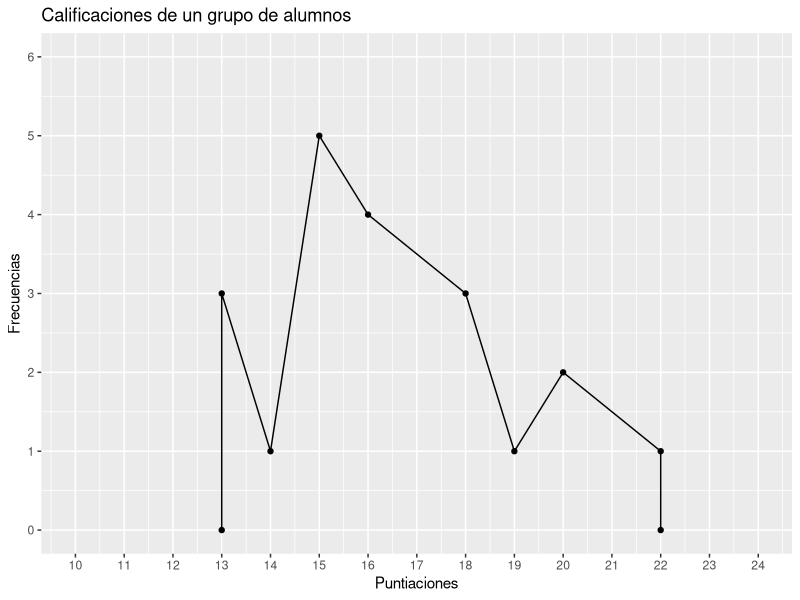
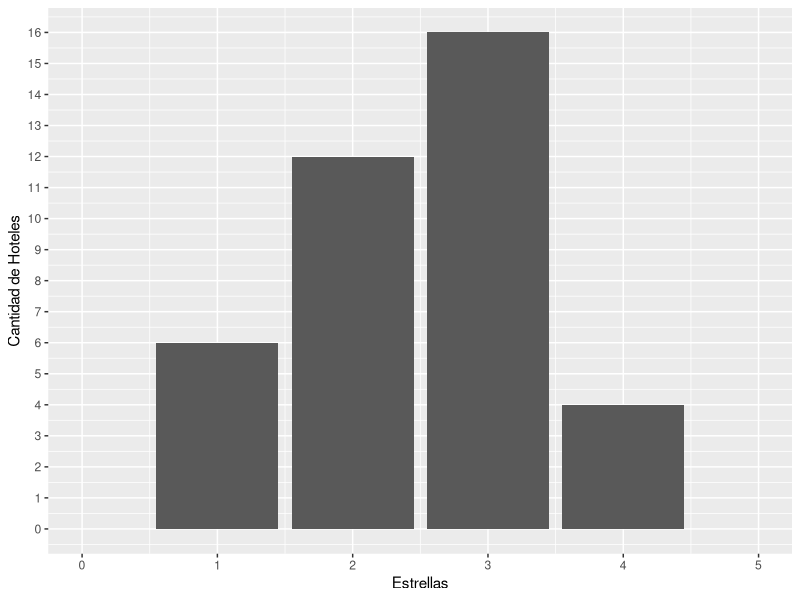
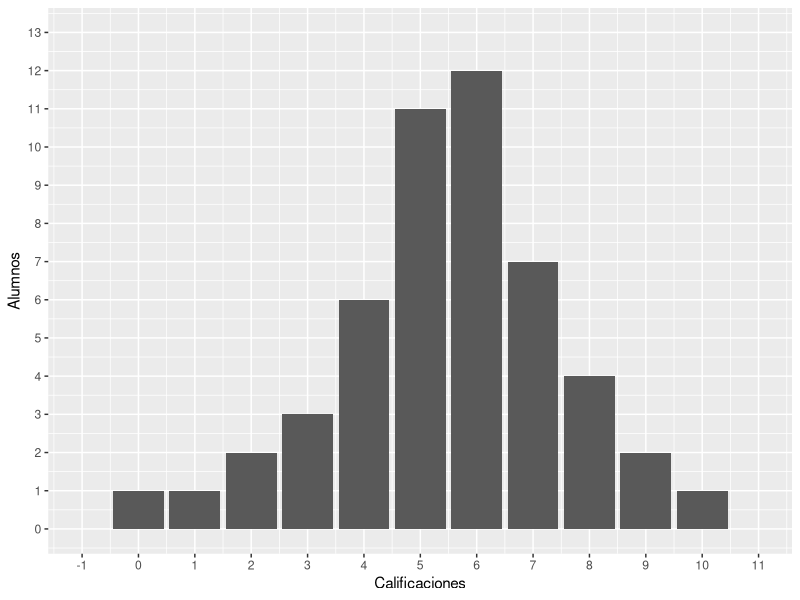
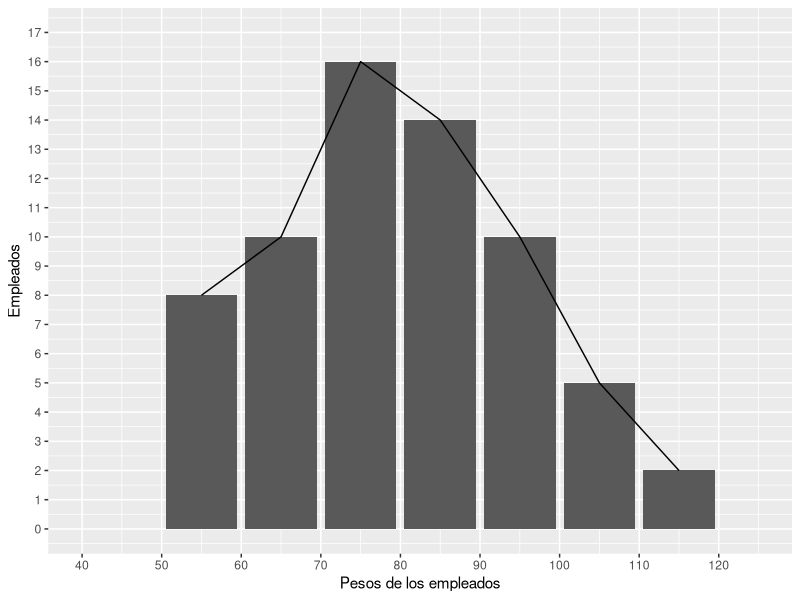
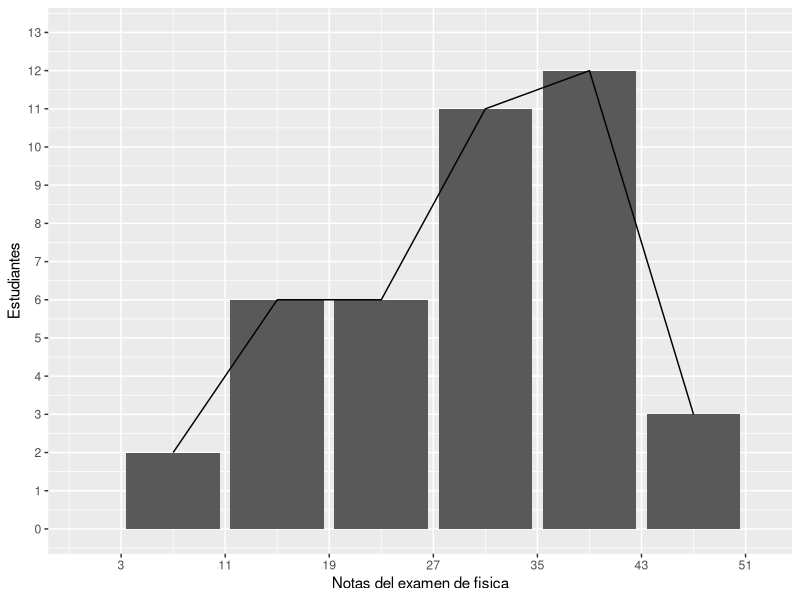

These figures' R source, in order:
# > Installo la libreria con la que voy a trabajar, se llama ggplot2
install.packages("ggplot2")

library(ggplot2)

separador = function (ejercicio) {
  cat("<------------------------- Ejercicio Nº",ejercicio," -------------------------->")
}


separador(1)
# > Defino las puntuaciomes y las frecuencias como vectores.
puntuaciones = c(13, 13, 14, 15, 16, 18, 19, 20, 22, 22)
frecuencias = c(0, 3, 1, 5, 4, 3, 1, 2, 1, 0)

# > Aca creo un marco de datos/data frame que relaciona las puntuaciones con las frecuencias.
# > Cada fila en el marco de datos representa una puntuacion y su frecuencia.
puntuacionesDataFrame = data.frame(puntuaciones = puntuaciones, frecuencias = frecuencias)

# > Esto crea un objeto de grafico base con los datos del data frame "puntuacionesDataFrame".
# > Ademas establece como se mapearan las variables puntuaciones y frecuencias en los ejes x e y respectivamente.
ggplot(puntuacionesDataFrame, aes(x = puntuaciones, y = frecuencias)) +

# > Con la base creada, esta linea lo que hace es agregar puntos al grafico
  geom_point(na.rm = FALSE, stat = "identity") +
# > Esta linea agrega una linea al grafico, tanto esta como la anterior tienen el parametro na.rm = FALSE
#   esto para que no borre los valores "NA".
  geom_line(na.rm = FALSE, stat = "identity") +
# > Esto solo agrega etiquetas.
  xlab("Puntiaciones") +
  ylab("Frecuencias") + 
# > Le doy un titulo al grafico.
  ggtitle("Calificaciones de un grupo de alumnos") +
# > Aca ajusto los limites y marcas del eje X e Y. 
  scale_x_continuous(limits = c(10, 24), breaks = seq(10, 24, by = 1)) +
# > Con limits() establezco los limites del grafico .
# > Con break = seq(0, 6, by = 1) le estoy diciendo que las marcas vayan de 1 en 1 del 0 al 6.
  scale_y_continuous(limits = c(0, 6), breaks = seq(0, 6, by = 1))

separador(2)
# > Defino las puntuaciomes y las frecuencias como vectores.
numeroEstrellas = c(1, 2, 3, 4)
frecuencias2 = c(6, 12, 16, 4)

# > Creo un marco de datos que relaciona las puntuaciones con las frecuencias.
estrellasDataFrame = data.frame(numeroEstrellas = numeroEstrellas, frecuencias2 = frecuencias2)

# > Creo la base del grafico
ggplot(estrellasDataFrame, aes(x = numeroEstrellas, y = frecuencias2)) +
# > Con geom_bar() le agrego barras a la base
# > Con el parametro stat = "identity" para representar directamente las alturas de las barras 
#   segun los valores proporcionados en los datos
  geom_bar(stat = "identity") +
  xlab("Estrellas") +
  ylab("Cantidad de Hoteles") + 
  
# > De nuevo ajusto los limites y las marcas de los ejes
  scale_x_continuous(limits = c(0, 5), breaks = seq(0, 5, y = 1)) +
  scale_y_continuous(limits = c(0, 16), breaks = seq(0, 16, by = 1))

separador(3)
calificaciones = c(0, 1, 2, 3, 4, 5, 6, 7, 8, 9, 10)
frecuencias3 = c(1, 1, 2, 3, 6, 11, 12, 7, 4, 2, 1)

notasDataFrame = data.frame(calificaciones = calificaciones, frecuencias3 = frecuencias3)

ggplot(notasDataFrame, aes(x = calificaciones, y = frecuencias3)) +
  geom_bar(na.rm = FALSE, stat = "identity") +
  xlab("Calificaciones") +
  ylab("Alumnos") + 
  scale_x_continuous(limits = c(-1, 11), breaks = seq(-1, 11, by = 1)) +
  scale_y_continuous(limits = c(0, 13), breaks = seq(0, 13, by = 1))
 

separador(4)
# > Aca ingreso los limites superiores y inferiores a mano, es la forma mas sencilla que encontre de hacer esto
limites_inferiores4 = c(50, 60, 70, 80, 90, 100, 110)
limites_superiores4 = c(60, 70, 80, 90, 100, 110, 120)
frecuencias4 = c(8, 10, 16, 14, 10, 5, 2)

# > Creo un data frame donde cada fila va a tener 3 valores, el limite superior, el inferior y su frecuencia
intervalos4 = data.frame(limites_inferiores4 = limites_inferiores4,
                         limites_superiores4 = limites_superiores4,
                         frecuencias4 = frecuencias4)
print(intervalos4)

# > Aca estoy diciendole que sume las variables limite del data frame intervalos4 y divida por 2 el resultado
# > Con el sibolo $ puedo acceder a una columna de valores dentro del data frame

puntosMedios4 = (intervalos4$limites_inferiores4 + intervalos4$limites_superiores4) / 2
# > Cada resultado se guardara en forma de vector en puntosMedios4
print(puntosMedios4)

empleadosDataFrame = data.frame(puntosMedios4 = puntosMedios4, frecuencias4 = frecuencias4)

ggplot(empleadosDataFrame, aes(x = puntosMedios4, y = frecuencias4)) +
  geom_bar(stat = "identity") +
  xlab("Pesos de los empleados") +
  ylab("Empleados") + 
  geom_line(na.rm = FALSE, stat = "identity") +
  scale_x_continuous(limits = c(40, 125), breaks = seq(40, 125, by = 10)) +
  scale_y_continuous(limits = c(0, 17), breaks = seq(0, 17, by = 1)) 


separador(5)
limites_inferiores5 = c(3, 11, 19, 27, 35, 43)
limites_superiores5 = c(11, 19, 27, 35, 43, 51)
frecuencias5 = c(2, 6, 6, 11, 12, 3)

intervalos5 = data.frame(limites_inferiores5 = limites_inferiores5,
                         limites_superiores5 = limites_superiores5,
                         frecuencias5 = frecuencias5)

puntosMedios5 = (intervalos5$limites_inferiores5 + intervalos5$limites_superiores5) / 2

alumnnosDataFrame = data.frame(puntosMedios5 = puntosMedios5, frecuencias5 = frecuencias5)

ggplot(alumnnosDataFrame, aes(x = puntosMedios5, y = frecuencias5)) +
  geom_bar(stat = "identity") +
  geom_line(na.rm = FALSE, stat = "identity") +
  xlab("Notas del examen de fisica") +
  ylab("Estudiantes") + 
  scale_x_continuous(limits = c(0, 52), breaks = seq(3, 52, by = 8)) +
  scale_y_continuous(limits = c(0, 13), breaks = seq(0, 13, by = 1)) 


